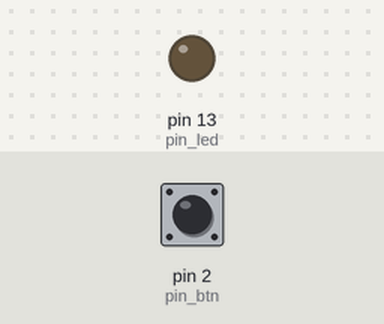
Recording of a sketch running on a simulated Arduino Uno, built with avr-gcc and run on an emulated ATmega328P. Shown: output pins drawn as LEDs (lit = HIGH). The test bench sets the inputs (shaded band); at power-on: pin 2 (pin_btn) HIGH.

Above: at 1.2 s.
1.3 s: pin 2 (pin_btn) pulled LOW for 0.15 s
At 1.37 s:
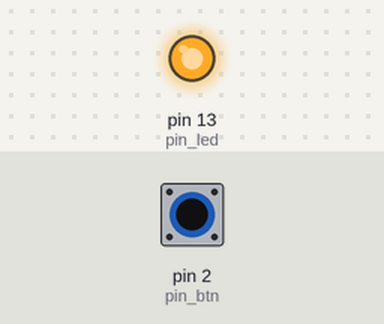
2.9 s: pin 2 (pin_btn) pulled LOW for 3.2 s
At 6.5 s:
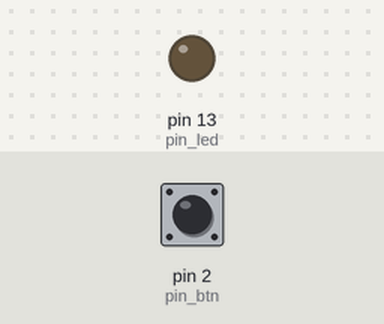
Timing chart, 0 to 8.0 s (numbered marks = the images above; inputs shaded):
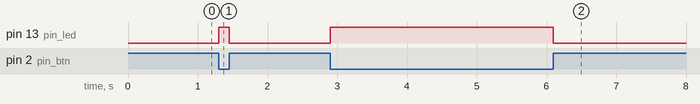

The sketch:

sketch_jul23a.ino
```cpp
#define pin_btn 2
#define pin_led 13

void setup() {
  // put your setup code here, to run once:
pinMode(pin_led,OUTPUT);

}

void loop() {
  // put your main code here, to run repeatedly:
if(digitalRead(pin_btn)==LOW){
  digitalWrite(pin_led, HIGH);
}
else(digitalWrite(pin_led,LOW));
}
```

Measured:
- after the input at 1.3 s, pin 13 (pin_led): LOW → HIGH at once, → LOW 0.15 s later
- after the input at 2.9 s, pin 13 (pin_led): LOW → HIGH at once, → LOW 3.2 s later
